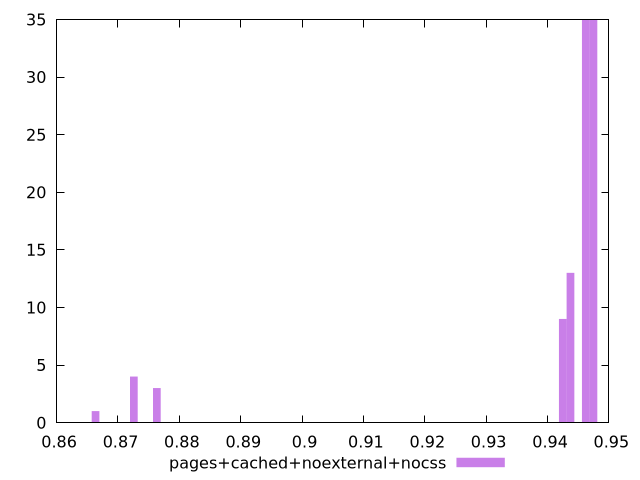

Write the gnuplot code that produced this figure.
$_pagesCachedNoexternalNocss <<EOF
0.947487552093615 35
0.9437425420062885 13
0.942494205310513 9
0.9462392153978395 35
0.8763323604344108 3
0.8725873503470842 4
0.8663456668682066 1
EOF
set key outside below
set terminal pngcairo
set output "report_00006_2020-11-02T20-21-41.718Z/performance_score/pages+cached+noexternal+nocss//hist.png"
set yrange [0:35]
set boxwidth 0.0012483366957755139
set style fill transparent solid 0.5 noborder
plot $_pagesCachedNoexternalNocss title "pages+cached+noexternal+nocss" with boxes ,
